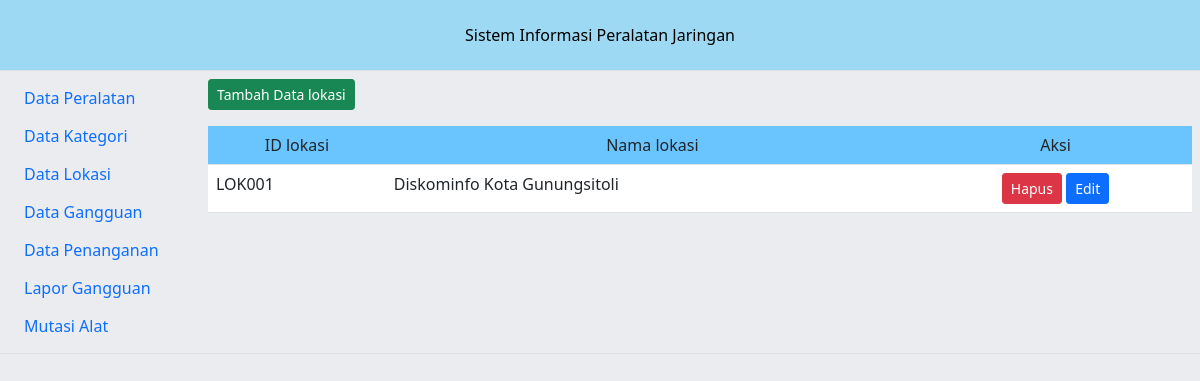
The page /lokasi on the database as committed earlier.
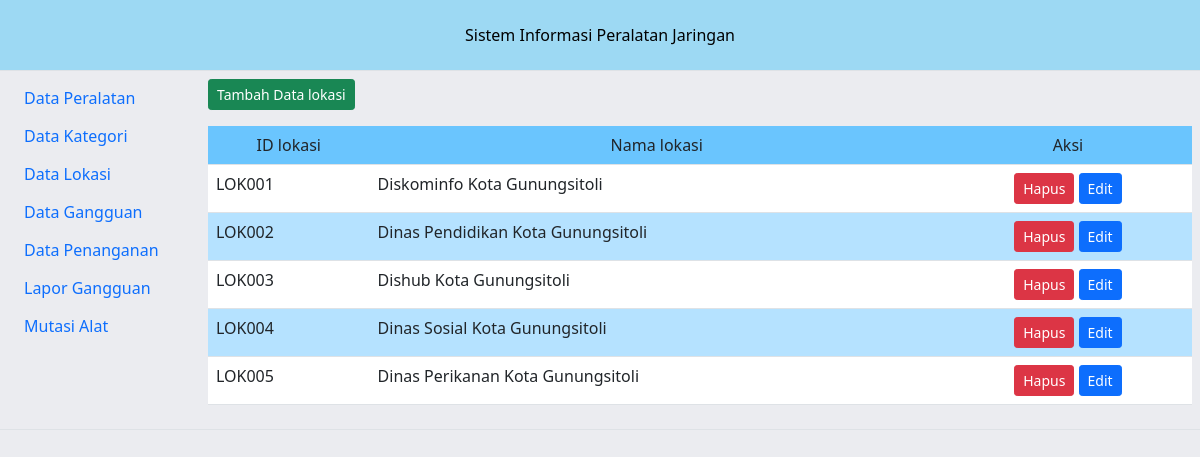
The same page on the database as committed later.
### tables this page shows
CREATE TABLE `tbllokasi` (
  `id_lokasi` char(20) NOT NULL,
  `nama_lokasi` varchar(150) NOT NULL
);

### view_data/lokasi.php (the view)
<?php
	echo"<a class='btn btn-success btn-sm' href='tambahlokasi'>Tambah Data lokasi</a><p>";
	include"db_link.php";
	$sql = mysqli_query($dblink,"SELECT * from tbllokasi");
		echo"<div class='table-responsive'><table class='table table-hover'>
			<tr bgcolor=#6ac5fe>
				<td align='center'>ID lokasi</td>
				<td align='center'>Nama lokasi</td>
				<td align='center'>Aksi</td>
			</tr>";$i =0;
		while ($r=mysqli_fetch_array($sql,MYSQLI_ASSOC)){
  		$i++ ;
			if(($i % 2)==0)
				$bg="#b5e2ff" ;
			else
				$bg= "#fff";
			$xidk = isset($r['id_lokasi']) ? $r['id_lokasi'] : '';
			$xnk = isset($r['nama_lokasi']) ? $r['nama_lokasi'] : '';
		echo"<tr bgcolor=$bg>
				<td>$xidk</td>
				<td>$xnk</td>
				<td align='center'>
					<a class='btn btn-danger btn-sm' href='hapuslok-$xidk'>Hapus</a>
					<a class='btn btn-primary btn-sm' href='editlok-$xidk'>Edit</a>
				</td>
			</tr>";
		}
		echo"</table>";
?>

Rows that differ between the two databases and show on the page:
added tbllokasi: id_lokasi "LOK002", nama_lokasi "Dinas Pendidikan Kota Gunungsitoli"
added tbllokasi: id_lokasi "LOK003", nama_lokasi "Dishub Kota Gunungsitoli"
added tbllokasi: id_lokasi "LOK004", nama_lokasi "Dinas Sosial Kota Gunungsitoli"
added tbllokasi: id_lokasi "LOK005", nama_lokasi "Dinas Perikanan Kota Gunungsitoli"
